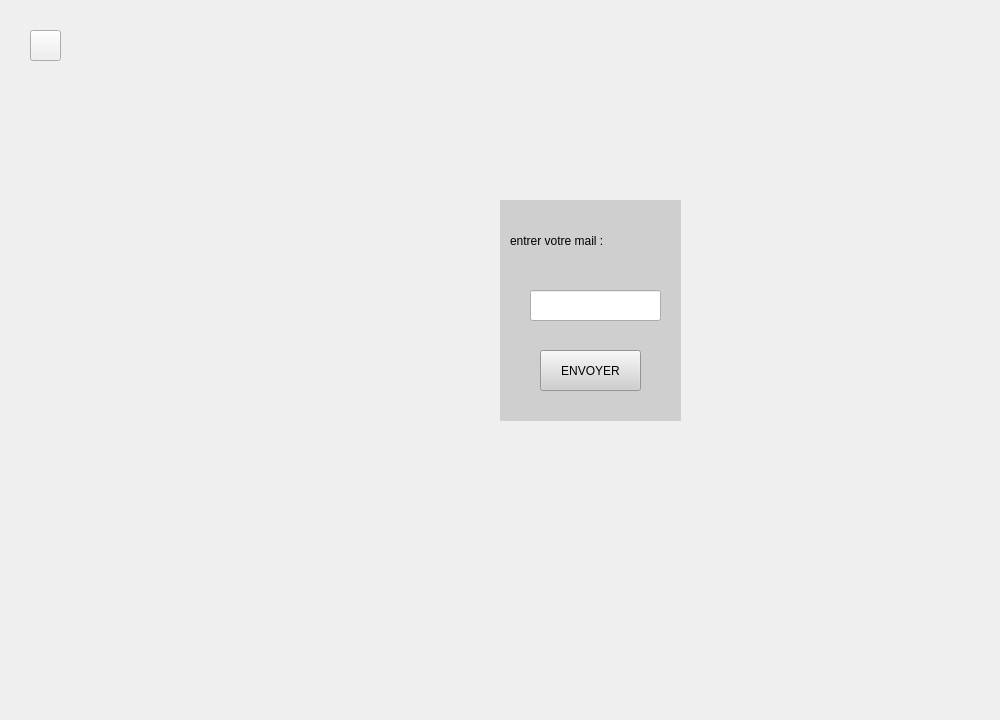
    <widget class="QWidget" name="MDPOUBLIE">
     <widget class="QLabel" name="label_14">
      <property name="geometry">
       <rect>
        <x>510</x>
        <y>230</y>
        <width>161</width>
        <height>21</height>
       </rect>
      </property>
      <property name="styleSheet">
       <string notr="true">background-color: rgb(207, 207, 207);
font: 700 italic 14pt &quot;Segoe UI&quot;;
</string>
      </property>
      <property name="text">
       <string>entrer votre mail :</string>
      </property>
     </widget>
     <widget class="QLineEdit" name="code">
      <property name="geometry">
       <rect>
        <x>530</x>
        <y>290</y>
        <width>131</width>
        <height>31</height>
       </rect>
      </property>
      <property name="text">
       <string/>
      </property>
     </widget>
     <widget class="QPushButton" name="done">
      <property name="geometry">
       <rect>
        <x>540</x>
        <y>350</y>
        <width>101</width>
        <height>41</height>
       </rect>
      </property>
      <property name="styleSheet">
       <string notr="true">background-color: rgb(207, 207, 207);
font: 700 italic 10pt &quot;Segoe UI&quot;;
</string>
      </property>
      <property name="text">
       <string>ENVOYER</string>
      </property>
     </widget>
     <widget class="QLabel" name="label_22">
      <property name="geometry">
       <rect>
        <x>0</x>
        <y>0</y>
        <width>991</width>
        <height>711</height>
       </rect>
      </property>
      <property name="styleSheet">
       <string notr="true">border-image: url(:/immg/pharmacie.PNG);</string>
      </property>
      <property name="text">
       <string/>
      </property>
     </widget>
     <widget class="QLabel" name="label_37">
      <property name="geometry">
       <rect>
        <x>500</x>
        <y>200</y>
        <width>181</width>
        <height>221</height>
       </rect>
      </property>
      <property name="styleSheet">
       <string notr="true">background-color: rgb(207, 207, 207);</string>
      </property>
      <property name="text">
       <string/>
      </property>
     </widget>
     <widget class="QLabel" name="label_38">
      <property name="geometry">
       <rect>
        <x>40</x>
        <y>120</y>
        <width>381</width>
        <height>411</height>
       </rect>
      </property>
      <property name="styleSheet">
       <string notr="true">border-image: url(:/mdp/mot de passe.png);</string>
      </property>
      <property name="text">
       <string/>
      </property>
     </widget>
     <widget class="QPushButton" name="revenir_2">
      <property name="geometry">
       <rect>
        <x>30</x>
        <y>30</y>
        <width>31</width>
        <height>31</height>
       </rect>
      </property>
      <property name="styleSheet">
       <string notr="true">border-image: url(:/revenir/revenir.PNG);</string>
      </property>
      <property name="text">
       <string/>
      </property>
     </widget>
     <zorder>label_22</zorder>
     <zorder>label_37</zorder>
     <zorder>label_14</zorder>
     <zorder>code</zorder>
     <zorder>done</zorder>
     <zorder>label_38</zorder>
     <zorder>revenir_2</zorder>
    </widget>
